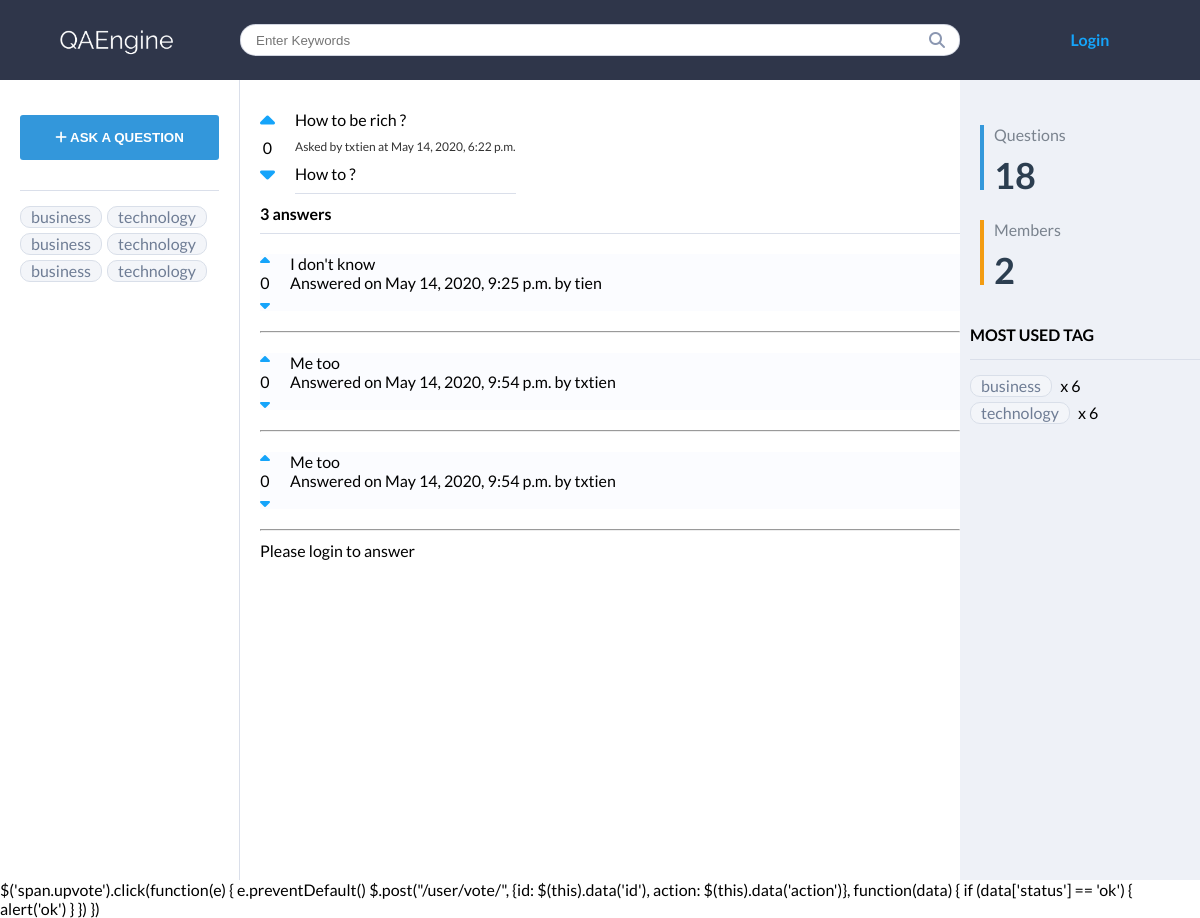
The app's page /how-be-rich/ with its own data.
### qa/models.py (models this page shows, shortened)
class Question(models.Model):
    title = models.CharField(max_length=250)
    slug = models.SlugField(max_length=250, unique_for_date='created')
    user = models.ForeignKey(
        User, on_delete=models.CASCADE, related_name="question")
    body = models.TextField()
    created = models.DateTimeField(auto_now_add=True)
    updated = models.DateTimeField(auto_now=True)
    votes = models.IntegerField(default=0)
    class Meta:
        ordering = ('-created',)

class Answer(models.Model):
    question = models.ForeignKey(
        Question, on_delete=models.CASCADE, related_name="answers")
    user = models.ForeignKey(User, on_delete=models.CASCADE, related_name="answer")
    body = models.TextField()
    created = models.DateTimeField(auto_now_add=True)
    updated = models.DateTimeField(auto_now=True)
    votes = models.IntegerField(default=0)
    class Meta:
        ordering = ('created',)

### qa/views.py (the view)
# urls.py: path('<slug:question>/', views.question_detail, name='question_detail'),
def question_detail(request, question):
    user_count = User.objects.count()
    question = get_object_or_404(Question, slug=question)
    answers = question.answers.all()
    new_answer = None
    if request.method == "POST":
        answer_form = AnswerForm(request.POST)
        if answer_form.is_valid():
            new_answer = answer_form.save(commit=False)
            new_answer.question = question
            new_answer.user = get_object_or_404(User, username=request.user.username)
            new_answer.save()
    else:
        answer_form = AnswerForm()
    return render(request, 'extends/detail.html', {'question': question, 'user_count': user_count, 'answers': answers, 'new_answer': new_answer, 'answer_form': answer_form})

### qa/forms.py
class AnswerForm(forms.ModelForm):
    class Meta:
        model = Answer
        fields = ('body',)
        labels = {
            'body': ""
        }

### qa/templates/extends/detail.html
{% extends "../base.html" %}
{% block content %}
<div class="container">
    <div class="question-detail">
        <div class="votes-count">
            <a href=""><span class="upvote" data-id="{{user.id}}" data-action="upvote"><i class="fas fa-sort-up"></i></span></a>
            {{question.votes}}
            <a href=""><span class="downvote"><i class="fas fa-sort-down"></i></span></a>
        </div>
        <div class="question-content">
            <p class="question-title py-1">{{ question.title }}</p>
            <p class="date">Asked by {{question.user.username}} at {{question.created}}</p>
            <p class="question-body py-1">{{ question.body }}</p>
        </div>
    </div>
    <div class="answers-block">
        {% with answers.count as total_answers %}
        <h4 class="py-1">{{total_answers}} answer{{total_answers|pluralize}}</h4>
        {% endwith %}
        <div class="answers my-1">
            {% for answer in answers %}
            <div class="answer-detail my-2">
                <div class="votes-count">
                    <a href=""><span class="upvote"><i class="fas fa-sort-up"></i></span></a>
                    {{answer.votes}}
                    <a href=""><span class="downvote"><i class="fas fa-sort-down"></i></span></a>
                </div>
                <div class="answer-content">
                    <p class="answer-body">
                        {{answer.body}}
                    </p>
                    <p>Answered on {{answer.created}} by {{answer.user.username}}</p>
                </div>
            </div>
            <hr>
            {% empty %}
            <p>There is no comments yet</p>
            {% endfor %}
        </div>
    </div>
    {% if new_answer %}
    <h2>Your answer has been added</h2>
    {% else %}
    {% if request.user.is_authenticated %}
    <h2 class="my-1">Add a new answer</h2>
    <form action="" method="post" class="answer-form">
        {{answer_form.as_p}}
        {% csrf_token %}
        <p class="my-1"><input type="submit" value="Add answer"></p>
    </form>
    {% else %}
    <p>Please login to answer</p>
    {% endif %}
    {% endif %}
</div>
{% endblock %}
{% block script %}
{%block domready %}
    $('span.upvote').click(function(e) {
        e.preventDefault()
        $.post("{% url 'qa:vote' %}", {id: $(this).data('id'),
        action: $(this).data('action')}, function(data) {
            if (data['status'] == 'ok') {
                alert('ok')
            }
        })
    })
{% endblock %}
{% endblock %}

### qa/static/css/base.css (style rules this page uses)
* { margin: 0; padding: 0; box-sizing: border-box; }
body { font-family: "Lato", sans-serif; }
a { text-decoration: none; color: #15a4fa; }
.py-1 { padding: 10px 0; }
.my-1 { margin: 10px 0; }
.my-2 { margin: 20px 0; }
.date { opacity: 0.8; font-size: 12px; }
.container { margin-top: 20px; margin-left: 20px; }
.question-detail, .answer-detail { display: flex; }
.question-content, .answer-content { margin-left: 20px; }
.votes-count { display: flex; flex-direction: column; align-self: center; text-align: center; }
.question-detail .votes-count i { font-size: 1.5rem; }
.question-detail .question-body { border-bottom: 1px solid #dadfea; }
.question-detail .question-title { display: inline-block; }
.answers-block h4 { border-bottom: 1px solid #dadfea; }
.answers .answer-detail:nth-child(2n + 1) { background-color: #fbfcff; }

### records on screen
Question: votes "0", title "How to be rich ?", user.username "txtien", created "May 14, 2020, 6:22 p.m.", body "How to ?"
Answer: votes "0", body "I don't know", created "May 14, 2020, 9:25 p.m.", user.username "tien"
Answer: votes "0", body "Me too", created "May 14, 2020, 9:54 p.m.", user.username "txtien"
Answer: votes "0", body "Me too", created "May 14, 2020, 9:54 p.m.", user.username "txtien"

### other values on screen
{{ total_answers }} "3"
{{ user_count }} "2"
